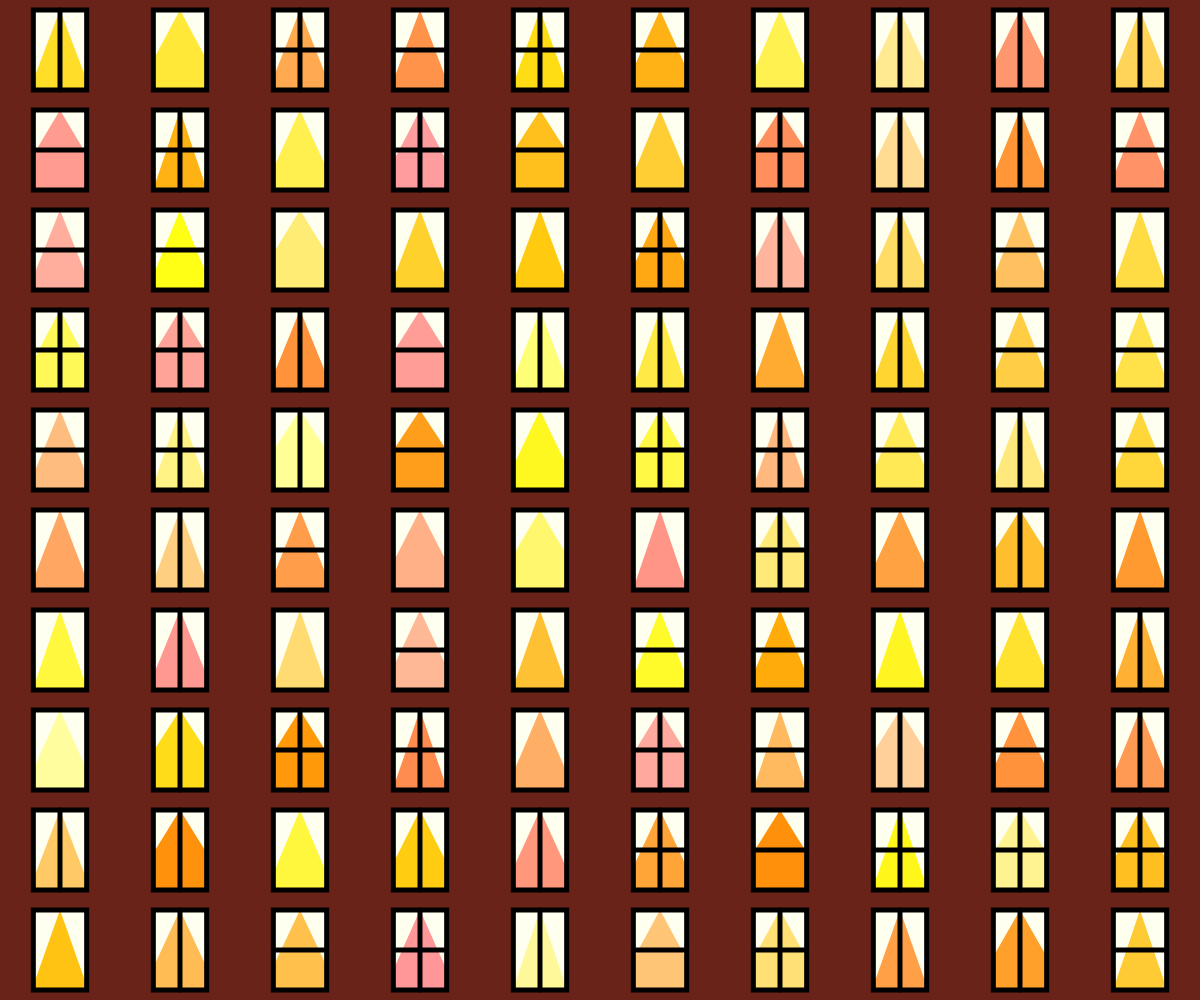
Frame 1 (no input)
Frame 60 (no input): identical to frame 1, image omitted
Frame 120 (the mouse pressed at the canvas centre since frame 60): identical to frame 1, image omitted

The p5.js sketch that drew this single still picture (run headless with seeded random() and noise() and a simulated clock; from frame 60 on, the mouse is pressed at the canvas centre):

// p5.js sketch
// ── sketch.js
function setup() {
  createCanvas(windowWidth, windowHeight);
  background(105, 35, 25);
  rectMode(CENTER); 
  
  let numeroFinestre = 100; 
  let colonne = ceil(sqrt(numeroFinestre));
  let righe = ceil(numeroFinestre / colonne);
  
  let dimColonna = windowWidth / colonne;
  let dimRiga = windowHeight / righe;

  let xCorrente = 0;
  let yCorrente = 0;
  
  for (let g = 0; g < numeroFinestre; g++) {
    
    let w = dimColonna * 0.55; 
    let h = w * 1.5; 
    
    if (h > dimRiga * 0.8) {
      h = dimRiga * 0.8;
      w = h / 1.5;
    }
    
    finestra(xCorrente + dimColonna / 2, yCorrente + dimRiga / 2, w, h);
    
    xCorrente = xCorrente + dimColonna;
  
    if (xCorrente >= windowWidth) {
      xCorrente = 0;
      yCorrente = yCorrente + dimRiga;
    }
  }
}


function draw() {
}


function finestra(_x, _y, _w, _h) {
  push();
  translate(_x, _y);
  

  fill(255, random(140, 255), random(10, 160));
  noStroke(); 
  rect(0, 0, _w, _h); 

  disegnaTende(_w, _h);

  // INFISSI ESTERNI 
  noFill();
  stroke(0); 
  strokeWeight(5); 
  rect(0, 0, _w, _h);

  // INFISSI INTERNI 
  strokeWeight(5); 
  let stiliInfisso = ["vuoto", "verticale", "orizzontale", "croce"];
  let stileScelto = random(stiliInfisso);
  
  if (stileScelto == "verticale") {
    line(0, -_h/2, 0, _h/2);
  } 
  else if (stileScelto == "orizzontale") {
    line(-_w/2, 0, _w/2, 0);
  } 
  else if (stileScelto == "croce") {
    line(0, -_h/2, 0, _h/2);
    line(-_w/2, 0, _w/2, 0);
  }

  pop();
}

function disegnaTende(_w, _h) {
  push(); 
  fill(255, 255, 240); 
  noStroke();
  
  let yPuntaTenda = random(-_h * 0, _h * 0.5); 
  
  triangle(-_w/2, -_h/2,  0, -_h/2,  -_w/2, yPuntaTenda);
  triangle(_w/2, -_h/2,   0, -_h/2,   _w/2, yPuntaTenda);
  
  pop();
}
